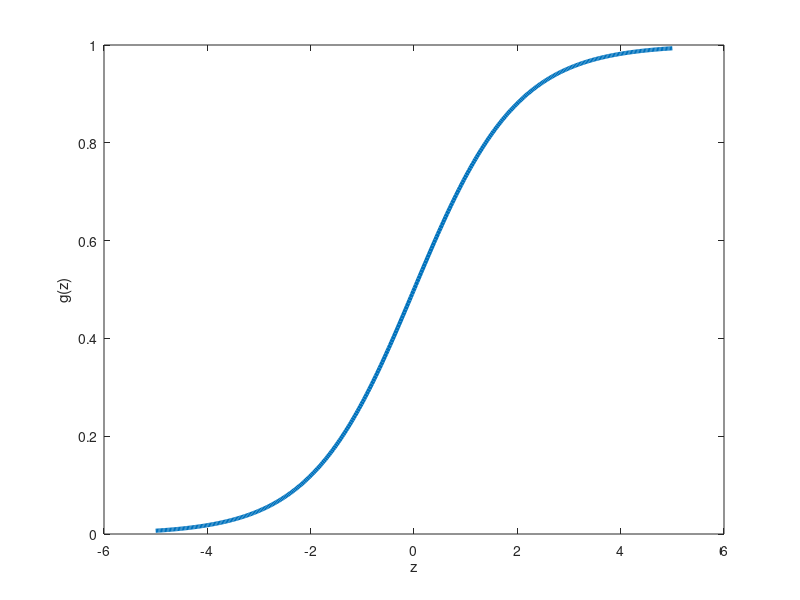

Write MATLAB code to recreate this figure.
z = linspace(-5, 5, 400);
sigmoid = 1./(1+exp(-z));

figure(1), clf
plot(z, sigmoid, 'linew', 3)
hold on
xlabel('z'),ylabel('g(z)')